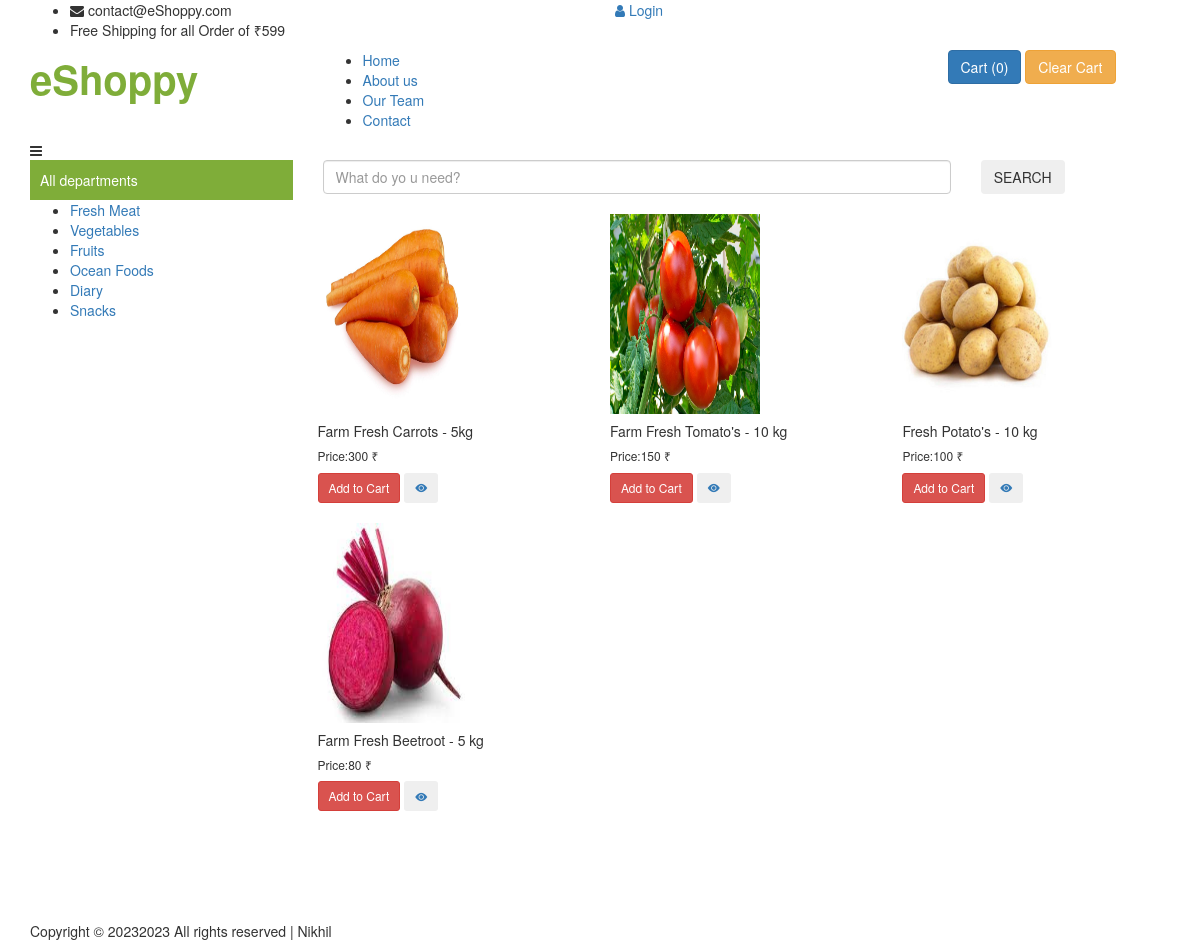
The page /category/vegetables on the database its author committed.
### app/models.py (models this page shows, shortened)
class Product(models.Model):
    product_id = models.AutoField
    brand = models.CharField(max_length=100)
    product_name = models.CharField(max_length=100)
    category = models.ForeignKey(
        'Category',
        on_delete=models.CASCADE,
    )
    deals = models.CharField(max_length=100, default="")
    price = models.IntegerField(default=0)
    desc = models.CharField(max_length=300)
    image = models.ImageField(upload_to='images')

### app/views.py (the view)
# urls.py: path('category/<slug>', views.ByCategory, name='Category'),
def ByCategory(request, slug):
    allProds = []
    catprods = Category.objects.get(slug=slug)
    prodlist = Product.objects.filter(category=catprods)
    params = {'allProds': prodlist}
    return render(request, "products.html", params)

### templates/products.html (shortened to what this page needs)
{% extends 'base.html' %}
{% load static %}
{% block body %}
<section id="portfolio" class="portfolio">
    <div class="row">
        {% for i in allProds %}
        <div class="col-md-4" style="padding: 10px;">
            <div class="p-4">
              <img src="/media/{{i.image}}" class="card-img-top" alt="not found" height="200px" width="150px" />
              <div class="card-body">
                <h5 class="card-title text-blaack mt-2" id="namepr{{i.id}}">
                  {{i.product_name}}
                </h5>
                <h6 class="card-title mt-3 mb-3">
                  Price:<span id="pricepr{{i.id}}">{{i.price}}</span> ₹
                </h6>
                <span id="divpr{{i.id}}" class="divpr">
                  <button id="pr{{i.id}}" class="btn btn-danger cart btn-sm mt-0">
                    Add to Cart
                  </button>
                </span>
                <a href="/media/{{i.image}}">
                  <button class="btn btn-dark btn-sm cart"><i class="bi bi-eye-fill"></i></button></a>
              </div>
            </div>
          </div>
        {% endfor %}
    </div>
</section>
{% endblock body %}

### templates/base.html (style rules this page uses)
a:link { text-decoration: none; }

### rows shown on the page
Product: image (picture), product_name "Farm Fresh Carrots - 5kg", price "300"
Product: image (picture), product_name "Farm Fresh Tomato's - 10 kg", price "150"
Product: image (picture), product_name "Fresh Potato's - 10 kg", price "100"
Product: image (picture), product_name "Farm Fresh Beetroot - 5 kg", price "80"
